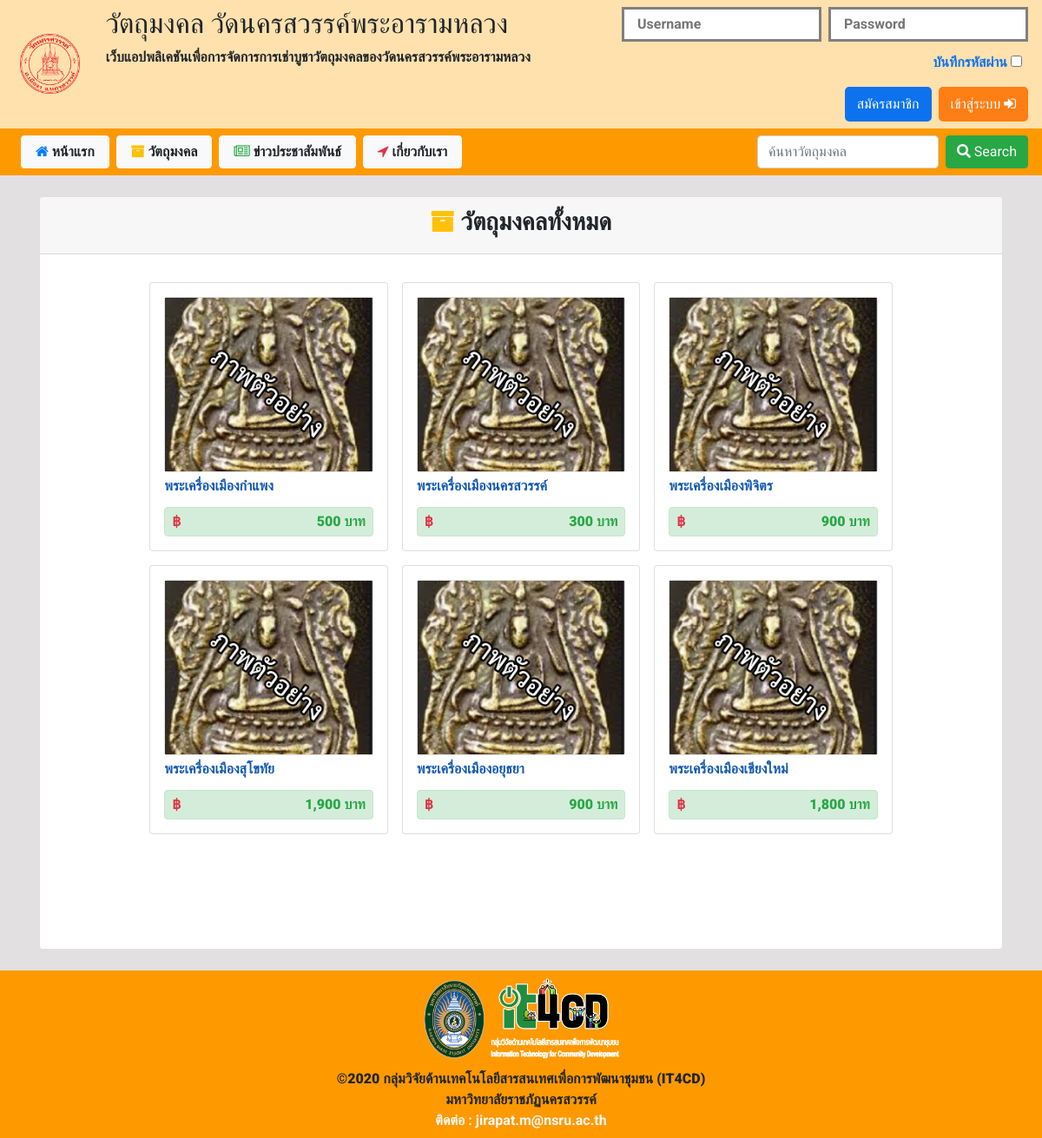
/index.php?p=sacredOb, run on the app's committed database.
### tables this page shows
CREATE TABLE `product` (
  `id_product` int(10) NOT NULL,
  `product_name` varchar(50) NOT NULL,
  `product_type` varchar(50) NOT NULL,
  `product_des` varchar(100) NOT NULL,
  `product_price` varchar(6) NOT NULL,
  `product_qty` varchar(5) NOT NULL,
  `product_cover` varchar(50) NOT NULL,
  `date_create` timestamp NOT NULL DEFAULT current_timestamp() ON UPDATE current_timestamp()
);

### function.php (called while the page is built, shortened)
<?php
        class DB_conn{
            function __construct(){
                $conn = mysqli_connect(DB_server, DB_user, DB_password, DB_name);
                $this->dbcon = $conn;
            }
                }
                class shopSacredObj extends DB_conn{
                    public function runQuery($query){
                        $reS = mysqli_query($this->dbcon, $query);
                        return $reS;
                    }
                }
?>

### include_for_p/sacred_object.php (the view, shortened to what this page needs)
<?php
    $sacredSelectAll = new shopSacredObj();
?>
<div class="container mt-4 mb-4">
    <div class="card">
        <div class="card-header ">
            <h3 class="text-center"><b><i class="fa fa-archive text-warning" aria-hidden="true"></i> วัตถุมงคลทั้งหมด
            </h3>
        </div>
        <div class="card-body pt-4 min-vh-100">
            <div class="row d-flex justify-content-center">
                <?php
                if(isset($_POST['search']) && !empty($_POST['search'])){
                        $SearchSObj = $_POST['search'];
                        $sqlSearch = $sacredSelectAll->runQuery("SELECT * FROM product WHERE product_name LIKE '%$SearchSObj%' ");
                        if($sqlSearch){
                            $row = mysqli_num_rows($sqlSearch);
                            if($row < 1){
                                ?>
                                <h5 class="textbill-primary font-weight-bold">
                                    <?php echo"ไม่พบวัตถุมงคล ' $SearchSObj ' ที่ท่านค้นหา"; ?>
                                </h5>
                                <?php
                            }else{
                            ?>
                            <div class=" pl-5 pr-5 col-md-12 alert alert-primary">
                                <text class="font-weight-bold">ผลการค้นหา : </text><text class="text-secondary"><?php echo $SearchSObj;?></text>
                            </div>
                            <?php
                                while($fetchSeach = mysqli_fetch_array($sqlSearch)){
                                    ?>
                <div class="card col-md-3 m-2 p-3">
                    <a class="card" href="index.php?p=readSacredObj&id4readSacredObj=<?php echo $fetchSeach['id_product']; ?>">
                        <img id="picSize" src="image/product/<?php echo $fetchSeach['product_cover']; ?>"
                            title="คลิกเพื่อดูรายละเอียดวัตถุมงคล">
                    </a>
                    <div>
                        <p class="mb-1 mt-1" id="name_shop_card"><?php echo $fetchSeach['product_name']; ?></p>
                    </div>
                    <div class="alert alert-success p-0 pr-2 pl-2 mb-0 mt-2">
                        <strong class="d-flex d-inline">
                            <p class="mb-1 mt-1 text-right text-danger">
                                ฿
                            </p>
                            <p class="mb-1 mt-1 text-right text-success" id="name_shop_card">
                                <?php echo number_format($fetchSeach['product_price']); ?>
                                บาท
                            </p>
                        </strong>
                    </div>
                </div>
                <?php
                                }
                            }
                        }else{
                            echo"Can't Search data";
                        }
                    }else{
                        ?>
                <?php
                    $sql = $sacredSelectAll->runQuery("SELECT * FROM product ORDER BY id_product");
                    if($sql){
                        while( $fetchArray = mysqli_fetch_array($sql)){
                            ?>
                <div class="card col-md-3 m-2 p-3">
                    <a class="card" href="index.php?p=readSacredObj&id4readSacredObj=<?php echo $fetchArray['id_product']; ?>">
                        <img id="picSize" src="image/product/<?php echo $fetchArray['product_cover']; ?>"
                            title="คลิกเพื่อดูรายละเอียดวัตถุมงคล">
                    </a>
                    <div>
                        <p class="mb-1 mt-1" id="name_shop_card"><?php echo $fetchArray['product_name']; ?></p>
                    </div>
                    <div class="alert alert-success p-0 pr-2 pl-2 mb-0 mt-2">
                        <strong class="d-flex d-inline">
                            <p class="mb-1 mt-1 text-right text-danger">
                                ฿
                            </p>
                            <p class="mb-1 mt-1 text-right text-success" id="name_shop_card">
                                <?php echo number_format($fetchArray['product_price']); ?>
                                บาท
                            </p>
                        </strong>
                    </div>
                </div>
                <?php
                        }
                    }else{
                        ?>
                <script>
                alert("Can't SQL");
                </script>
                <?php
                    }
                    }
                    ?>
            </div>
        </div>
    </div>
</div>

### css/myself.css (style rules this page uses)
* { margin: 0px; padding: 0px; font-family: 'Roboto', sans-serif; }
#picSize { width: 100%; height: 200px; object-fit: cover; object-position: center; }
#name_shop_card { width: 100%; white-space: nowrap; overflow: hidden; text-overflow: ellipsis; color:#1359b0; }

### data on the page
product: product_cover (picture), product_name "พระเครื่องเมืองกำแพง", product_price "500"
product: product_cover (picture), product_name "พระเครื่องเมืองนครสวรรค์", product_price "300"
product: product_cover (picture), product_name "พระเครื่องเมืองพิจิตร", product_price "900"
product: product_cover (picture), product_name "พระเครื่องเมืองสุโขทัย", product_price "1,900"
product: product_cover (picture), product_name "พระเครื่องเมืองอยุธยา", product_price "900"
product: product_cover (picture), product_name "พระเครื่องเมืองเชียงใหม่", product_price "1,800"
